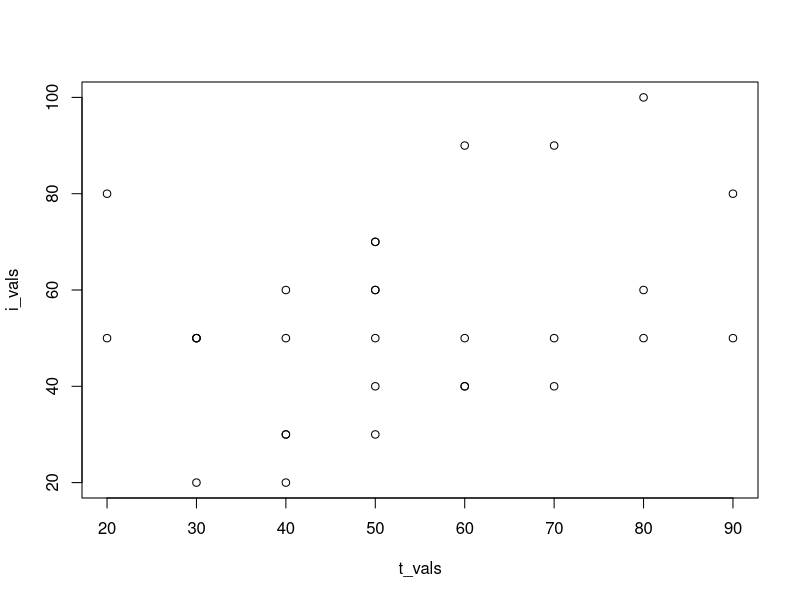
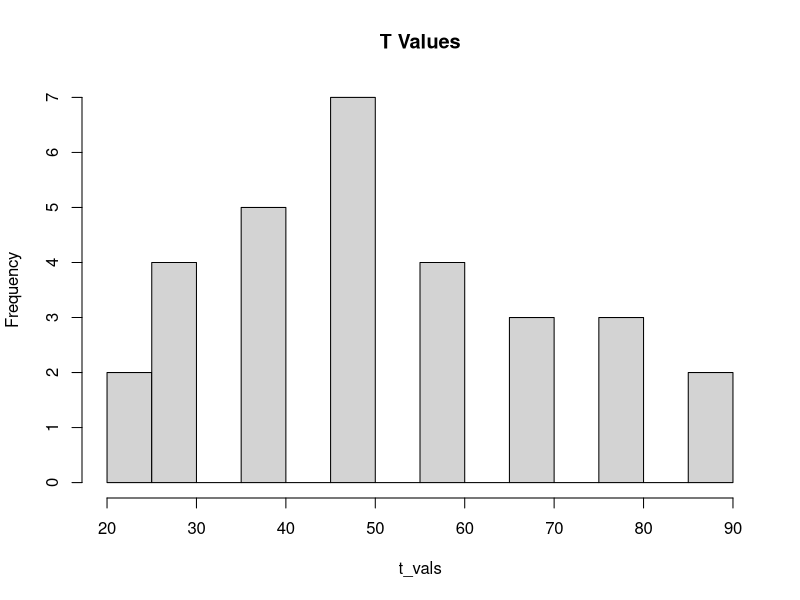
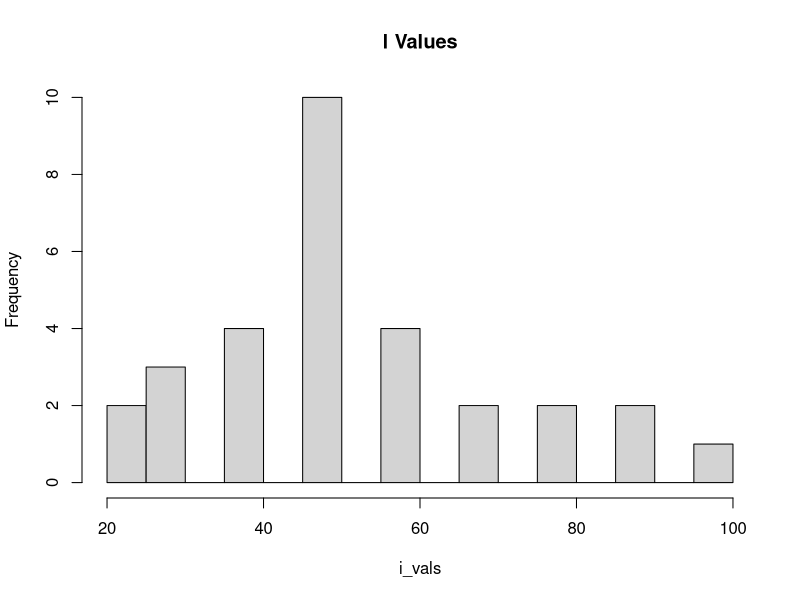
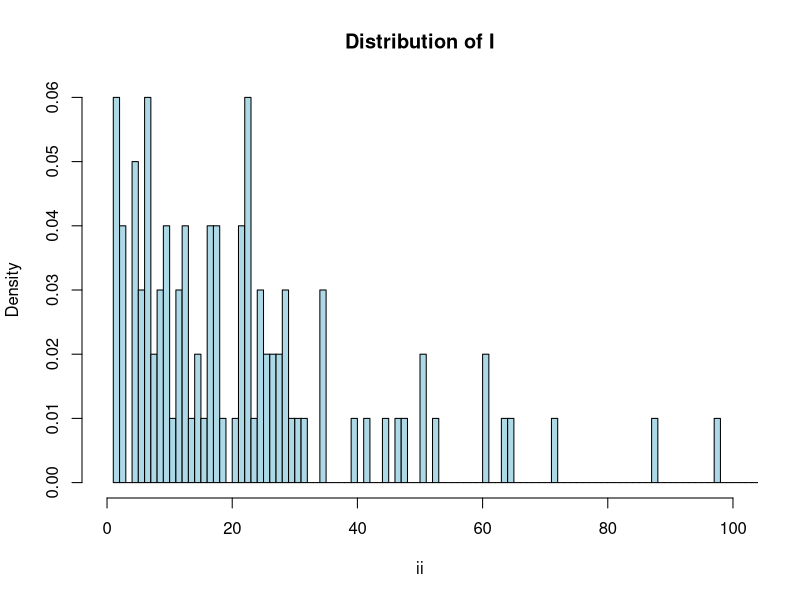
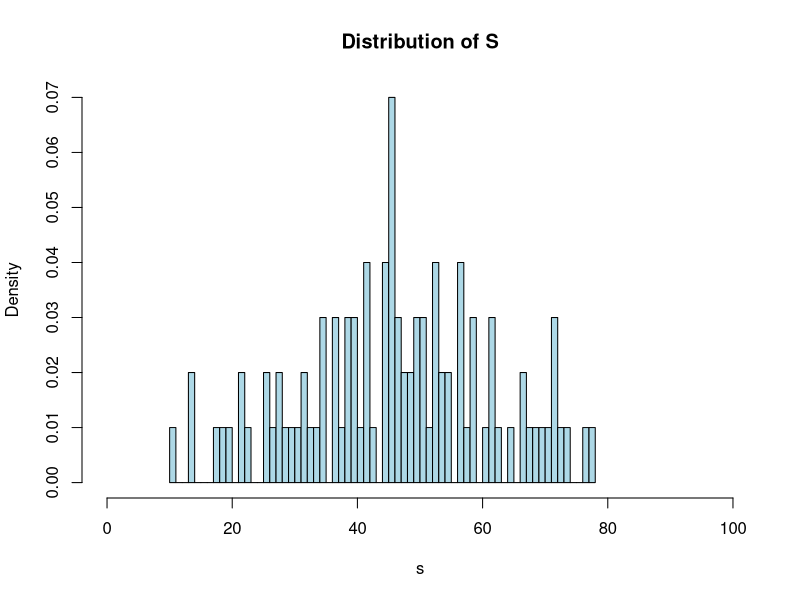
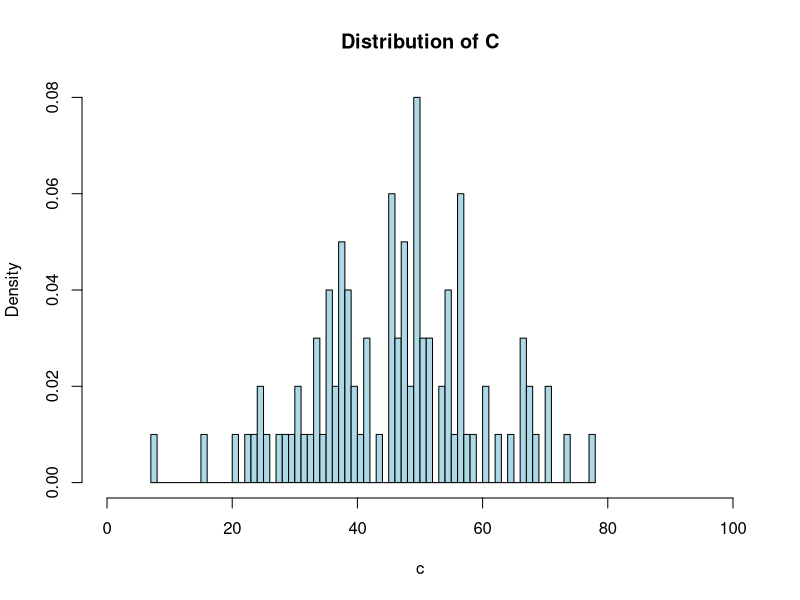
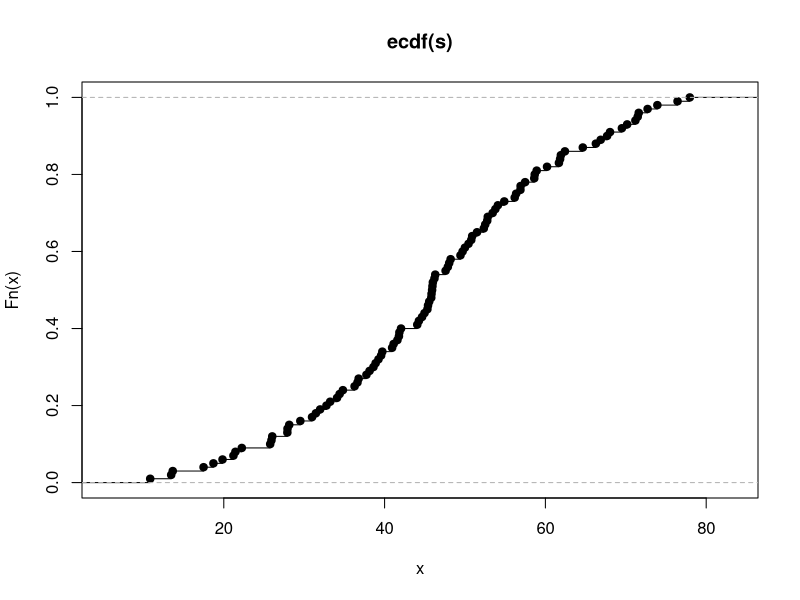
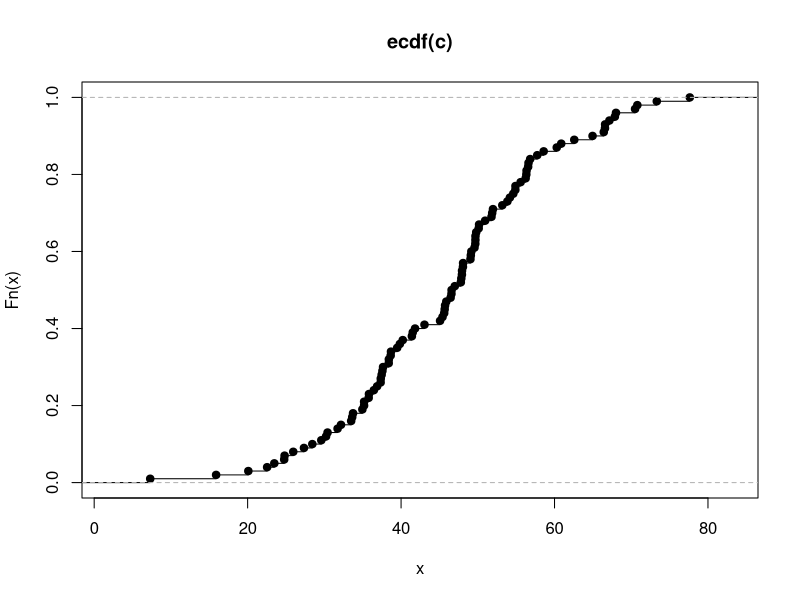

Source code (R) for these figures, in order: (Note: this script raises an error after producing the figures.)
## ---- chunk 1
knitr::opts_chunk$set(echo = TRUE)
## ---- chunk 2
#creates the T and I values of the 30 referees
t_vals = c(50,30,30,40,40,40,50,50,60,70,80,90,20,30,40,50,20,60,70,80,60,50,60,40,50,80,30,90,70,50)
i_vals = c(60,50,20,20,30,30,50,40,40,40,50,50,50,50,60,70,80,90,90,100,50,30,40,50,60,60,50,80,50,70)
#t_vals = rep(100, 30)
# i_vals = rep(100, 30)

#visualize distribution of i and t values for set of 30 referees
plot(t_vals, i_vals)
hist(t_vals, breaks=10, main = "T Values")
hist(i_vals, breaks=15, main = "I Values")

#exports the referee T and I values in a table
referee_values <- data.frame(t_vals, i_vals)
View(referee_values)
write.csv(referee_values, file="referee_values.csv")

#visualize distribution of automatically generated i values
set.seed(1) #GENERIC SEED
ii <- rexp(n=100, rate=.9) * 20
ii <- round(ii, digits=0)
hist(ii, 
     xlim = c(0, 100), 
     probability = TRUE, 
     nclass = max(ii) - min(ii) + 1, 
     col = 'lightblue',
     main = 'Distribution of I')

x2 <- runif(100, 0.0, 1.0)

#below code generates visualizations of C and S with set seeds for reproducibility
n <- 100
mean <- 45
sd <- 15
set.seed(21) #GENERIC SEED 21-23
s <- rnorm(n, mean, sd)
hist(s, 
     xlim = c(0, 100), 
     probability = TRUE, 
     nclass = max(s) - min(s) + 1, 
     col = 'lightblue',
     main = 'Distribution of S')

mean <- 45
set.seed(36) #GENERIC SEED 34-36
c <- rnorm(n, mean, sd)
hist(c, 
     xlim = c(0, 100), 
     probability = TRUE, 
     nclass = max(c) - min(c) + 1, 
     col = 'lightblue',
     main = 'Distribution of C')

#visualize ECDF of S and C
p <- ecdf(s)
plot(p)
z <- ecdf(c)
plot(z)

#data frame of c, s, i  values
s_c_i = data.frame(round(s), round(c), ii)

#calculates v for each coefficient
one_third <- (1/4*s+3/8*c+3/8*ii) #coeff 1
#one_third <- (1/2*s+1/4*c+1/4*ii)
#one_third <- (1/5*s+1/5*c+3/5*ii)
#one_third <- (1/3*s+1/3*c+1/3*ii) #coeff 1
three_fourth_1 <- (3/4*s+1/8*c+1/8*ii) #coeff 2
three_fourth_2 <- (1/8*s+3/4*c+1/8*ii) #coeff 3
three_fourth_3 <- (1/8*s+1/8*c+3/4*ii)#coeff 4
one_sixth <- (1/6*s+2/3*c+1/6*ii)#coeff 5

#data frame of five coefficient combinations (v values)
a_b_g = data.frame(round(one_third), round(three_fourth_1), round(three_fourth_2), round(three_fourth_3), round(one_sixth))

#first few columns (c, s, and i values + the v values for 5 sets of coefficients)
my_db = cbind(s_c_i, a_b_g)
names(my_db) <- c("s", "c", "ii", "one_third", "three_fourth_1", "three_fourth_2", "three_fourth_3", "one_sixth")

referee_papers <- c(1:100)
July2 = s_c_i
July3 = c(rep(NA,15))

generate_table <- function (seed_num) {
  #seed_num = seed_num + 1
  
  #!!!when switching from by 10 to by 100 change at lines 83-102, 114-115, and 117-126!!!

  referees_set = c()
  #generates random referees
  # referees = 1:30;
  # set.seed(seed_num) #GENERIC SEED previous - 6 - 10 - 15 - 21:27
  # referees_set = sample(referees,length(referees))
  # View(referees_set)
 #6 for seed-num is an algorithmic anomaly if the additive by round is 1 
  set.seed(seed_num)
  seed_array <- sample(1:500:500)
  View(seed_array)
  seed_counter = 1
  referees = c(rep(1:30,10));
  while(length(referees) > 0){
    valid = FALSE
    while(!valid){
   #GENERIC SEED previous - 6 - 10 - 15 - 21:27
      # seed_num = seed_num + 3 #this fixes the anomaly of seed generation #3, 6 11, 12?
      # print(seed_num)
      # set.seed(seed_num)
      set.seed(seed_array[seed_counter])
      seed_counter = seed_counter + 1
      print(seed_counter)

      sample_three = sample(1:length(referees),3) #gets three indexes are tries as a possible commitee
      if((referees[sample_three[2]] != referees[sample_three[3]]) && (referees[sample_three[1]] != referees[sample_three[3]]) && (referees[sample_three[1]] != referees[sample_three[2]])){
        valid = TRUE
      } else {
        print("not working")
        print(referees[sample_three])
      }
    }
    #print(referees_set)
    referees_set = c(referees_set, referees[sample_three[1]], referees[sample_three[2]], referees[sample_three[3]]) #adds the indexes of a commitee
    referees <- referees[-sample_three] #removes these potential values from the remaining referees
  }
  View(referees_set)
  #creates first default column of new dataframe
  result_df = data.frame(rep(NA, 100))
  
  for(rep in 1:5){ #each rep is a new set of coefficients
  
    referee_df_1 = data.frame(rep(NA, 100)) #basically each "referee_df_1" is the values with a set of coefficients
    
    for(i in 1:3){ #iterates through 3 column sets of unique referees #!!!!!!!!0:2 FOR BY 10!!!!!!!! 1:3 FOR BY 100
      t_col = c()
      i_col = c()
      u_col = c()
      name_col = c()
      
      # for(n in 1:10){ #iterates through each set of 10 papers for each committee
      #   t_col = c(t_col, rep(t_vals[referees_set[i*10 + n]], 10))
      #   i_col = c(i_col, rep(i_vals[referees_set[i*10 + n]], 10))
      #   name_col = c(name_col, rep(referees_set[i*10 + n],10))
      # }
      for(n in 0:99){ #iterates through each set of 10 papers for each committee
        t_col = c(t_col, t_vals[referees_set[i + n*3]])
        i_col = c(i_col, i_vals[referees_set[i + n*3]])
        name_col = c(name_col, referees_set[i + n*3])
      }
      
      
      for(d in 1:100){
    
        if(my_db$c[d] > t_col[d]){ #conditional check to get correct C and I values based on respective referee
          C = t_col[d]
        } else {
          C = my_db$c[d]
        }
        if(my_db$ii[d] > i_col[d]){
          I = i_col[d]
        } else {
          I = my_db$ii[d]
        }
        
        if(rep == 1){  #calculates the u_col for each individual reviewer (altogether 3)
          u_col =  c(u_col, (my_db$s[d]*1/4+C*3/8+I*3/8))#c(u_col, (my_db$s[d]*1/2+C*1/4+I*1/4))#c(u_col, (my_db$s[d]*1/5+C*1/5+I*3/5)) #c(u_col, (my_db$s[d]*1/3+C*1/3+I*1/3))
        } else if (rep == 2){
          u_col = c(u_col, (my_db$s[d]*3/4+C*1/8+I*1/8))
        } else if (rep == 3){
          u_col = c(u_col, (my_db$s[d]*1/8+C*3/4+I*1/8))
        } else if (rep == 4){
          u_col = c(u_col, (my_db$s[d]*1/8+C*1/8+I*3/4))
        } else if (rep == 5){
          u_col = c(u_col, (my_db$s[d]*1/6+C*2/3+I*1/6))
        }
        
      }
      if(rep == 1) {
        referee_papers <<- cbind(referee_papers, data.frame(name_col))
        View(referee_papers)
        write.csv(referee_papers, file="Distribution of Referees.csv")      
      }
      
      
      referee_df_1 <- cbind(referee_df_1, data.frame(c(name_col)))
      
      referee_df_1 <- cbind(referee_df_1, data.frame(c(t_col)))
      referee_df_1 <- cbind(referee_df_1, data.frame(c(i_col)))
      
      referee_df_1 <- cbind(referee_df_1, data.frame(c(u_col)))
    
    }
    referee_df_1[1] = NULL #deletes the initial NA placeholder
    names(referee_df_1) = c("ref1", "t1", "i1", "u1", "ref2", "t2", "i2", "u2", "ref3", "t3", "i3", "u3") #gives names
    referee_df_1 <- cbind(referee_df_1, data.frame(((referee_df_1$u1 + referee_df_1$u2 + referee_df_1$u3)/3), ((referee_df_1$u1 + referee_df_1$u2)/2), ((referee_df_1$u2 + referee_df_1$u3)/2), ((referee_df_1$u1 + referee_df_1$u3)/2))) #calculates average for each set of 3
    if(rep == 1){ #adds ideal v values of data frame
      referee_df_1 <- cbind(data.frame(one_third), referee_df_1)
      View(referee_df_1)
      
      names = c("v", "ref1", "t1", "i1", "u1", "ref2", "t2", "i2", "u2", "ref3", "t3", "i3", "u3", "avg", "avg12", "avg23", "avg13")
    
      names(referee_df_1) = sprintf("%s coeff %d", names, rep)
      
      
    
      result_df <- cbind(result_df, data.frame(referee_df_1))
    } else if (rep == 2){
      referee_df_1 <- cbind(referee_df_1, data.frame(three_fourth_1))
    } else if (rep == 3){
      referee_df_1 <- cbind(referee_df_1, data.frame(three_fourth_2))
    } else if (rep == 4){
      referee_df_1 <- cbind(referee_df_1, data.frame(three_fourth_3))
    } else if (rep == 5){
      referee_df_1 <- cbind(referee_df_1, data.frame(one_sixth))
    }
    # names = c("t1", "i1", "u1", "val1", "t2", "i2", "u2", "val2", "t3", "i3", "u3", "val3", "avg", "v")
    # 
    # names(referee_df_1) = sprintf("%s coeff %d", names, rep)
    # 
    # result_df <- cbind(result_df, data.frame(referee_df_1))
  
  }
  result_df[1] = NULL
  July2 <<- cbind(July2, result_df)
  View(result_df)

  # 
  #write.csv(result_df, file="result_df.csv")
  
  #below code adds in the values of t and i for the referees
  #new_third_df = data.frame(one_third, result_df$u1.coeff.1, result_df$u2.coeff.1, result_df$u3.coeff.1, result_df$avg.coeff.1, (result_df$u1.coeff.1 + result_df$u2.coeff.1)/2, result_df$val1.coeff.1, result_df$val2.coeff.1, result_df$val3.coeff.1)
  #names(new_third_df) = c("v", "u1", "u2", "u3", "avg", "avg12", "val1", "val2", "val3")
  
  #sample for one-third - first set of coefficients
  new_third_df = data.frame(one_third, result_df$u1.coeff.1, result_df$u2.coeff.1, result_df$u3.coeff.1, result_df$avg.coeff.1, (result_df$u1.coeff.1 + result_df$u2.coeff.1)/2, (result_df$u2.coeff.1 + result_df$u3.coeff.1)/2, (result_df$u1.coeff.1 + result_df$u3.coeff.1)/2)
  #new_third_df = data.frame(three_fourth_1, result_df$u1.coeff.2, result_df$u2.coeff.2, result_df$u3.coeff.2, result_df$avg.coeff.2, (result_df$u1.coeff.2 + result_df$u2.coeff.2)/2)
  #new_third_df = data.frame(three_fourth_2, result_df$u1.coeff.3, result_df$u2.coeff.3, result_df$u3.coeff.3, result_df$avg.coeff.3, (result_df$u1.coeff.3 + result_df$u2.coeff.3)/2)
  #new_third_df = data.frame(three_fourth_3, result_df$u1.coeff.4, result_df$u2.coeff.4, result_df$u3.coeff.4, result_df$avg.coeff.4, (result_df$u1.coeff.4 + result_df$u2.coeff.4)/2)
  #new_third_df = data.frame(one_sixth, result_df$u1.coeff.5, result_df$u2.coeff.5, result_df$u3.coeff.5, result_df$avg.coeff.5, (result_df$u1.coeff.5 + result_df$u2.coeff.5)/2)
  names(new_third_df) = c("v", "u1", "u2", "u3", "avg", "avg12", "avg23", "avg13")
  #View(new_third_df)
  # write.csv(new_third_df, file="third_df.csv")
  # 
  #begins color analysis portion of the simulation
  
  getTopPapers <- function (input_column){
    avg_dict = data.frame((1:100),input_column)
    names(avg_dict) = c("paper", "value")
    return(head(avg_dict[order(-avg_dict[["value"]]),],15))
  }
  
  avg_ordered = getTopPapers(new_third_df$avg)
  avg12_ordered = getTopPapers(new_third_df$avg12)
  avg23_ordered = getTopPapers(new_third_df$avg23)
  avg13_ordered = getTopPapers(new_third_df$avg13)
  avg1_ordered = getTopPapers(new_third_df$u1)
  avg2_ordered = getTopPapers(new_third_df$u2)
  avg3_ordered = getTopPapers(new_third_df$u3)
  
  View(new_third_df)
  #avg_ordered = sort(new_third_df$avg, decreasing=TRUE)[1:15]
  # avg12_ordered = sort(new_third_df$avg12, decreasing=TRUE)[1:15]
  # avg1_ordered = sort(new_third_df$u1, decreasing=TRUE)[1:15]
  # avg2_ordered = sort(new_third_df$u2, decreasing=TRUE)[1:15]
  # avg3_ordered = sort(new_third_df$u3, decreasing=TRUE)[1:15]
  #View(avg23_ordered)
  
  newdata <- head(new_third_df[order(-new_third_df$v),],15) #takes top 5 v values
  newdata$papers <- rownames(newdata)
  View(newdata)
  color_col = c()
  avg_counter = 0
  avg_counter1 = 0 #counts those in top 10 but not top 5
  avg_counter2 = 0 
  
  finaldata <- c("TOP 5", "TOP 10", "TOP 15")
  
  starcols <- data.frame(c(1:15))
  calculateTop <- function (ideal_column, result_column){
    counter = 0
    counter1 = 0
    counter2 = 0
    for(r in 1:5) {
      if (ideal_column[r] %in% result_column[1:5]) { #checks if the top 5 values' avg are also top ranked in avg column when sorted by itself
      #color_col = c(color_col, "***")
      counter = counter + 1
      }
    }
    for(r in 1:10) {
      if (ideal_column[r] %in% result_column[1:10]) {
      #color_col = c(color_col, "**")
      counter1 = counter1 + 1
      } 
    }
    for(r in 1:15) {
      if (ideal_column[r] %in% result_column[1:15]) {
      #color_col = c(color_col, "*")
      counter2 = counter2 + 1
      } 
    }
    #starcols <<- cbind(starcols, color_col)
    return(data.frame(c(counter, counter1, counter2)))

  }
  
  #starcols <- data.frame(c(1:15))
  calculateStar <- function (result_column){
    ideal_column <- newdata$papers
    color_col = c()
    for(r in 1:15) {
      if (result_column[r] %in% ideal_column[1:5]) { #checks if the top 5 values' avg are also top ranked in avg column when sorted by itself
        color_col = c(color_col, "***")
      } else if (result_column[r] %in% ideal_column[1:10]){
        color_col = c(color_col, "**")
      } else if (result_column[r] %in% ideal_column[1:15]){
        color_col = c(color_col, "*")
      } else {
        color_col = c(color_col, "")
      }
    }
    

    return(color_col)

  }
  finaldata <- cbind(finaldata, calculateTop(newdata$avg, avg_ordered$value))
  finaldata <- cbind(finaldata, calculateTop(newdata$avg12, avg12_ordered$value))
  finaldata <- cbind(finaldata, calculateTop(newdata$u1, avg1_ordered$value))
  finaldata <- cbind(finaldata, calculateTop(newdata$u2, avg2_ordered$value))
  finaldata <- cbind(finaldata, calculateTop(newdata$u3, avg3_ordered$value))
  
  #View(calculateStar(newdata$avg, avg_ordered$value))
  #names(starcols) <- c("1", "2", "3", "4", "5")
  July3 <<- cbind(July3, newdata$papers)
  July3 <<- cbind(July3, newdata$v)
  July3 <<- cbind(July3, avg1_ordered)
  July3 <<- cbind(July3, data.frame(calculateStar(avg1_ordered$paper)))
  July3 <<- cbind(July3, avg2_ordered)
  July3 <<- cbind(July3, data.frame(calculateStar(avg2_ordered$paper)))
  July3 <<- cbind(July3, avg3_ordered)
  July3 <<- cbind(July3, data.frame(calculateStar(avg3_ordered$paper)))
  July3 <<- cbind(July3, avg_ordered)
  July3 <<- cbind(July3, data.frame(calculateStar(avg_ordered$paper)))
  July3 <<- cbind(July3, avg12_ordered)
  July3 <<- cbind(July3, data.frame(calculateStar(avg12_ordered$paper)))
  July3 <<- cbind(July3, avg23_ordered)
  July3 <<- cbind(July3, data.frame(calculateStar(avg23_ordered$paper)))
  July3 <<- cbind(July3, avg13_ordered)
  July3 <<- cbind(July3, data.frame(calculateStar(avg13_ordered$paper)))
  
  
  # names(July3) = c("blank", "Paper", "Value of Ref 1", "Star", "Paper", "Value of Ref 2", "Star", "Paper", "Value of Ref 3", "Star", "Paper", "Value of Avg", "Star", "Paper", "Value of Avg12", "Star", "Paper", "Value of Avg23", "Star", "Paper", "Value of Avg13", "Star")
  # View(July3)
  #adds green or ** count at end 
  # newdata <- cbind(newdata, data.frame(c(avg_counter, rep("", 4))))
  # newdata <- cbind(newdata, data.frame(c(avg12_counter, rep("", 4))))
  # newdata <- cbind(newdata, data.frame(c(avg1_counter, rep("", 4))))
  # newdata <- cbind(newdata, data.frame(c(avg2_counter, rep("", 4))))
  # newdata <- cbind(newdata, data.frame(c(avg3_counter, rep("", 4))))

  names(finaldata) = c("type", "Avg of 3", "Avg of 12", "Referee 1", "Referee 2", "Referee 3")
  return(finaldata)
  
  # names(newdata) = c("v", "u1", "u2", "u3", "avg", "avg12", "color avg", "color avg12", "color u1", "color u2", "color u3", "count avg", "count avg12", "count u1", "count u2", "count u3")
  # 
  # newdata$v = round(newdata$v)
  # newdata$avg = round(newdata$avg)
  # newdata$avg12 = round(newdata$avg12)
  # return(newdata)
  
  result_df[1] = NULL
  result_df <- cbind(s_c_i, result_df)
  # View(result_df)
}

#visualization codes
color_result <- data.frame(matrix(ncol = 6, nrow = 0))
set.seed(16) #random sample seed to control entire data generation
color_seeds <- sample(1:300,10)
View(color_seeds)
for(i in 1:10){
  color_result <- rbind(color_result, generate_table(color_seeds[i]))
}
color_result[1] = NULL
top5 <- color_result[seq(1, nrow(color_result), by = 3),] 
#row.names(top5) <- c(1:10)
top10 <- color_result[seq(2, nrow(color_result), by = 3),] 
top15 <- color_result[seq(3, nrow(color_result), by = 3),] 
#row.names(top10) <- c(1:10)
space <- c(rep("",6))
color_result <- rbind(top5, space, space, top10, space, space, top15)
rownames(color_result) = NULL
View(color_result)
write.csv(color_result, file="Frequency by Committee.csv")

View(July2)
write.csv(July2, file="Summary of Data.csv")

View(July3)
write.csv(July3, file="Top Values by Committee.csv")
hist(one_third, breaks=20)

## ---- chunk 3
plot(pressure)
